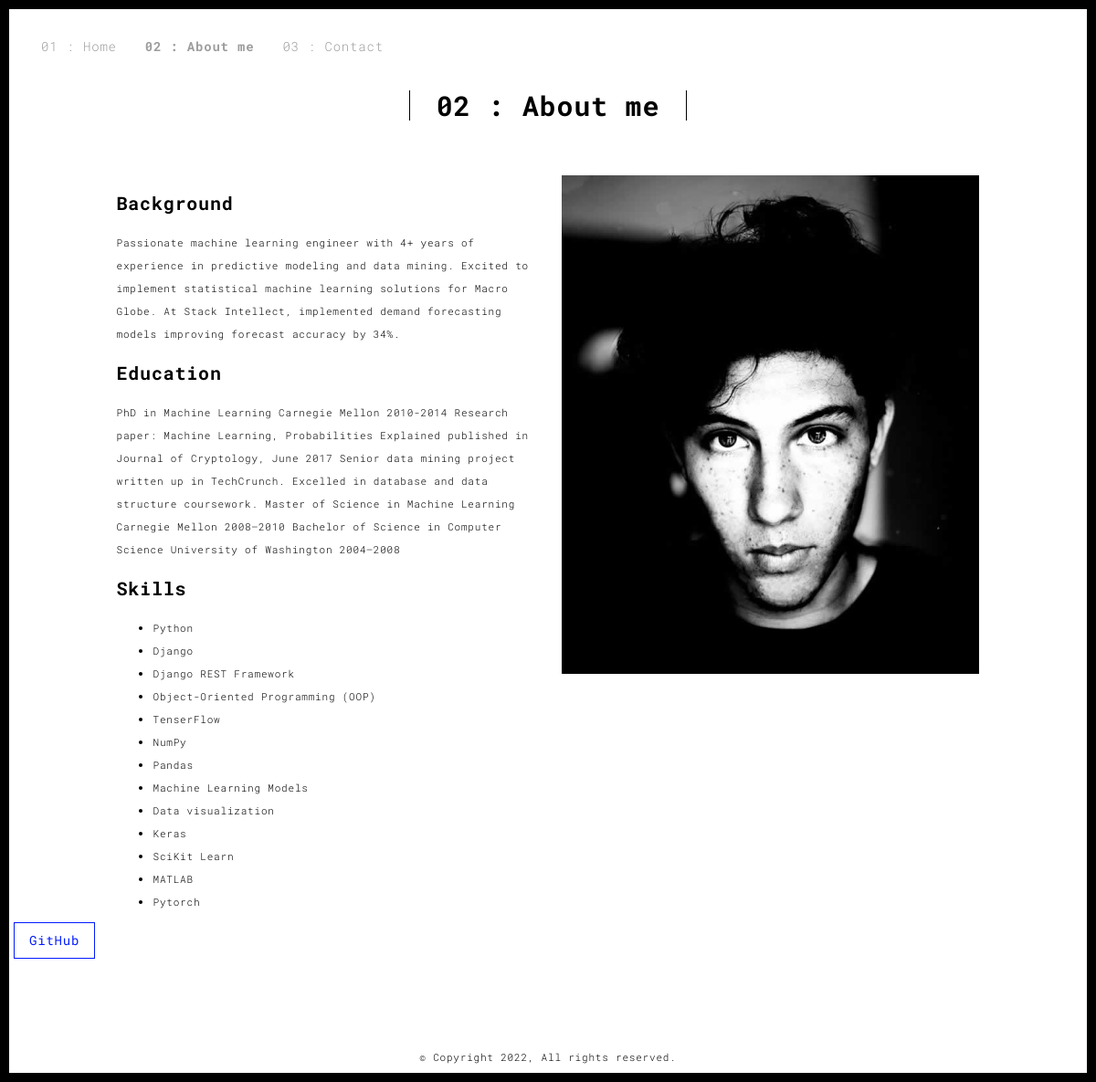
Page /about.php on the committed database.
### tables this page shows
CREATE TABLE `about` (
  `id` int(2) NOT NULL,
  `background` text,
  `education` text
);

CREATE TABLE `skills` (
  `id` int(2) NOT NULL,
  `skill_name` varchar(150) NOT NULL
);

### getProfileData.php (called while the page is built, shortened)
<?php
$query = "SELECT * FROM `info` WHERE id=1";
include "/AppServ/www/portfolio/database.php";
$userP = mysqli_query($connection, $query);
$pro = mysqli_fetch_assoc($userP);
function getGithub($profile){
    $github = $profile['github'];
    return $github;
}
$queryForAbout = "SELECT * FROM `about` WHERE id=1";
$userA = mysqli_query($connection, $queryForAbout);
$abo = mysqli_fetch_assoc($userA);
function getBackground($about){
    $background = $about['background'];
    return $background;
}
function getEducation($about){
    $education = $about['education'];
    return $education;
}
$querySkills = "SELECT * FROM `skills`";
$userSkills = mysqli_query($connection, $querySkills);
function getSkills($connection){
    $queryForSkills = "SELECT * FROM `skills`;";
    $skills = mysqli_query($connection, $queryForSkills);
    $arr = array();
    while($proSkills = mysqli_fetch_assoc($skills)){
        array_push($arr, array(
            'id' => $proSkills['id'],
            'skill' => $proSkills['skill_name'],
          ));
    }
    return $arr;
}
?>

### about.php (the view, shortened to what this page needs)
<!DOCTYPE html>
<html lang="en">
<?php
  include "/AppServ/www/portfolio/header.php";
  include "/AppServ/www/portfolio/getProfileData.php";
?>
<div class="section-container">
    <div class="container">
      <div class="row">
        <div class="col-xs-12">
          <div class="section-container-spacer text-center">
            <h1 class="h2">02 : About me</h1>
          </div>
          <div class="row">
            <div class="col-md-10 col-md-offset-1">
              <div class="row">
                <div class="col-xs-12 col-md-6">
                  <h3>Background</h3>
                  <p><?= getBackground($abo) ?></p>
                  <h3>Education</h3>
                  <p><?= getEducation($abo) ?></p>
                  <h3>Skills</h3>
                  <ul>
                    <?php
                      foreach (getSkills($connection) as $item) {
                    ?>
                    <li><?= $item["skill"] ?></li>
                    <?php } ?>
                  </ul>
                </div>
                <div class="col-xs-12 col-md-6">
                  <img src="./assets/images/profil.jpg" class="img-responsive" alt="">
                </div>
              </div>
            </div>
          </div>
       </div>
       <br>
       <br>
       <p><a href="<?= getGithub($pro) ?>" class="btn btn-primary btn-lg">GitHub</a></p>
      </div>
    </div>
  </div>
  <?php include "/AppServ/www/portfolio/footer.php" ?>
 <script type="text/javascript" src="./main.70a66962.js"></script></body>
</html>

### header.php (shortened to what this page needs)
<head>
<link href="./main.3f6952e4.css" rel="stylesheet"></head>
<body class="minimal">
<div id="site-border-left"></div>
<div id="site-border-right"></div>
<div id="site-border-top"></div>
<div id="site-border-bottom"></div>
<header>
  <nav class="navbar  navbar-fixed-top navbar-inverse">
    <div class="container">
      <div class="collapse navbar-collapse" id="navbar-collapse">
        <ul class="nav navbar-nav ">
          <li><a href="./index.php" title="">01 : Home</a></li>
          <li><a href="./about.php" title="">02 : About me</a></li>
          <li><a href="./contact.php" title="">03 : Contact</a></li>
        </ul>
      </div>
    </div>
  </nav>
</header>

### footer.php
<footer class="footer-container text-center">
  <div class="container">
    <div class="row">
      <div class="col-xs-12">
        <p>© Copyright <?= date("Y") ?>, All rights reserved.</p>
      </div>
    </div>
  </div>
</footer>

### rows in the picture
about: background "Passionate machine learning engineer with 4+ years of experience in predictive modeling and data mining. Excited to implement statistical machine learning solutions for Macro Globe. At Stack Intellect, implemented demand forecasting models improving forecast accuracy by 34%.", education "PhD in Machine Learning Carnegie Mellon 2010-2014 Research paper: Machine Learning, Probabilities Explained published in Journal of Cryptology, June 2017 Senior data mining project written up in TechCrunch. Excelled in database and data structure coursework. Master of Science in Machine Learning Carnegie Mellon 2008–2010 Bachelor of Science in Computer Science University of Washington 2004–2008"
skills: skill_name "Python"
skills: skill_name "Django"
skills: skill_name "Django REST Framework"
skills: skill_name "Object-Oriented Programming (OOP)"
skills: skill_name "TenserFlow"
skills: skill_name "NumPy"
skills: skill_name "Pandas"
skills: skill_name "Machine Learning Models"
skills: skill_name "Data visualization"
skills: skill_name "Keras"
skills: skill_name "SciKit Learn"
skills: skill_name "MATLAB"
skills: skill_name "Pytorch"
